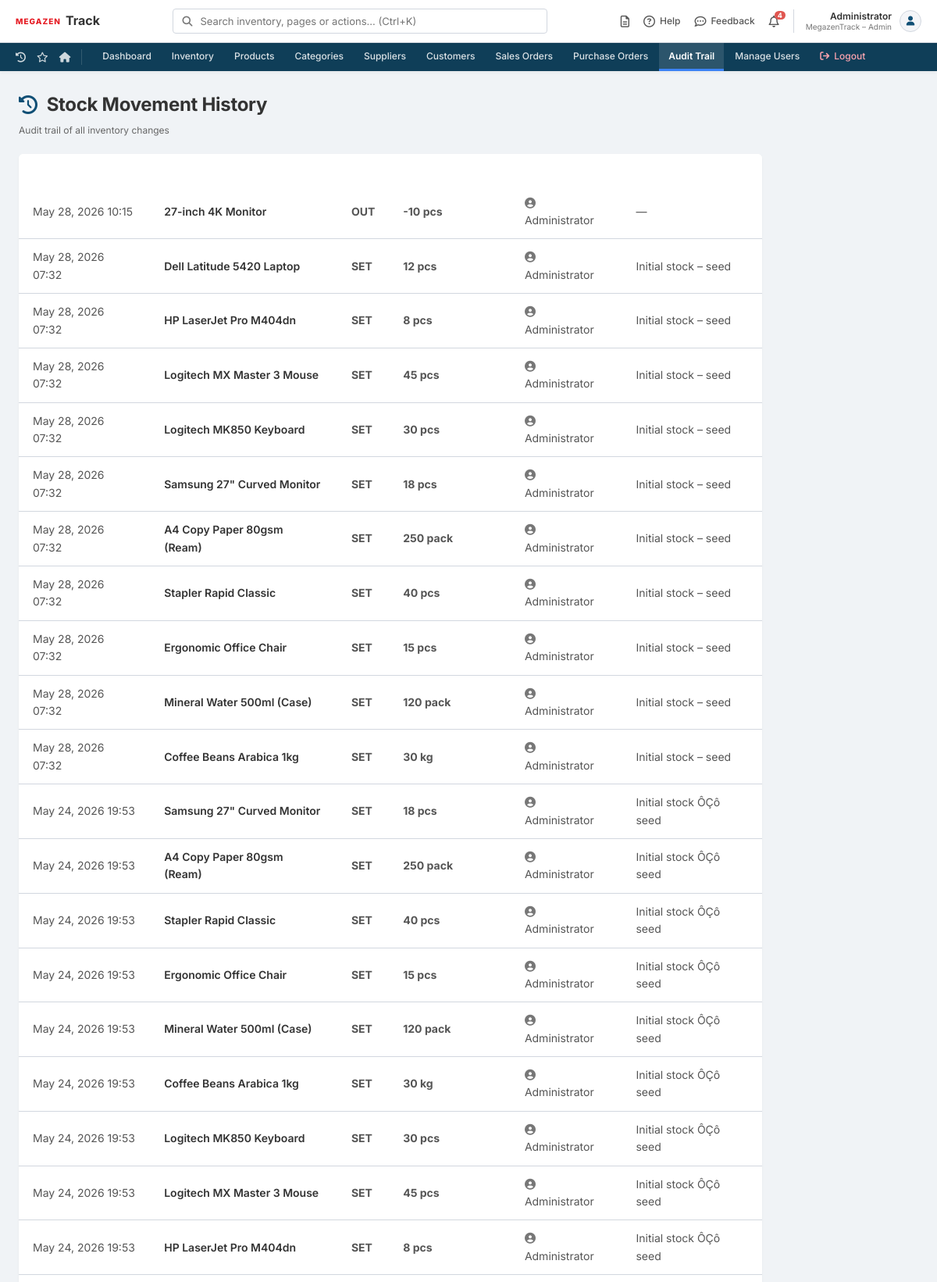
The page /stock_movements.php (signed in, upper part) on the database its author committed.
### tables this page shows
CREATE TABLE `tblstockmovements` (
  `MovementID` int(11) NOT NULL,
  `ProductID` int(11) NOT NULL,
  `CompanyID` int(11) NOT NULL,
  `UserID` int(11) NOT NULL,
  `Type` varchar(20) NOT NULL,
  `Quantity` int(11) NOT NULL,
  `Reason` varchar(100) DEFAULT NULL,
  `CreatedAt` timestamp NOT NULL DEFAULT current_timestamp()
);

CREATE TABLE `tblproducts` (
  `ProductID` int(11) NOT NULL,
  `ProductName` varchar(255) NOT NULL,
  `CategoryID` int(11) DEFAULT NULL,
  `Price` decimal(10,2) NOT NULL,
  `StockQuantity` int(11) NOT NULL DEFAULT 0,
  `Description` text DEFAULT NULL,
  `LastUpdated` datetime DEFAULT current_timestamp() ON UPDATE current_timestamp(),
  `SKU` varchar(50) DEFAULT NULL,
  `UserID` int(11) DEFAULT NULL,
  `Unit` varchar(24) NOT NULL DEFAULT 'pcs',
  `CompanyID` int(11) DEFAULT NULL,
  `ImageURL` varchar(255) DEFAULT NULL
);

CREATE TABLE `tblusers` (
  `UserID` int(11) NOT NULL,
  `FullName` varchar(100) NOT NULL,
  `UserName` varchar(50) NOT NULL,
  `Password` varchar(255) NOT NULL,
  `RoleID` int(11) DEFAULT NULL,
  `CompanyID` int(11) DEFAULT NULL
);

### config.php (called while the page is built, shortened)
<?php
function e($str): string {
    return htmlspecialchars($str ?? '', ENT_QUOTES, 'UTF-8');
}
?>

### stock_movements.php (the view, shortened to what this page needs)
<?php
require 'config.php';
include 'includes/header.php';
include 'includes/navbar.php';
$cid = companyId();
$movementsStmt = $pdo->prepare("
    SELECT m.MovementID, m.Type, m.Quantity, m.Reason, m.CreatedAt,
           p.ProductName, p.Unit,
           u.FullName as UserName
    FROM tblstockmovements m
    JOIN tblproducts p ON p.ProductID = m.ProductID
    JOIN tblusers u ON u.UserID = m.UserID
    WHERE m.CompanyID = ?
    ORDER BY m.CreatedAt DESC
    LIMIT 100
");
$movementsStmt->execute([$cid]);
$movements = $movementsStmt->fetchAll();
?>
<main class="sm-page">
    <div class="header-title page-title">
        <i class="fa-solid fa-clock-rotate-left"></i> Stock Movement History
    </div>
    <div class="subtitle" style="margin-bottom: 20px;">Audit trail of all inventory changes</div>
    <table class="sm-table">
        <thead>
            <tr>
                <th>Date / Time</th>
                <th>Product</th>
                <th>Type</th>
                <th>Quantity</th>
                <th>User</th>
                <th>Reason</th>
            </tr>
        </thead>
        <tbody>
            <?php foreach ($movements as $m):
                $typeClass = strtolower($m['Type']);
                $sign = $m['Type'] === 'OUT' ? '-' : ($m['Type'] === 'IN' ? '+' : '');
            ?>
            <tr>
                <td><?= date('M d, Y H:i', strtotime($m['CreatedAt'])) ?></td>
                <td style="font-weight:600; color:var(--text-primary);"><?= e($m['ProductName']) ?></td>
                <td class="sm-type-<?= $typeClass ?>"><?= e($m['Type']) ?></td>
                <td class="sm-type-<?= $typeClass ?>"><?= $sign . $m['Quantity'] ?> <?= e($m['Unit']) ?></td>
                <td><i class="fa-solid fa-user-circle" style="color:var(--text-muted);"></i> <?= e($m['UserName']) ?></td>
                <td><?= e($m['Reason'] ?: '—') ?></td>
            </tr>
            <?php endforeach; ?>
        </tbody>
    </table>
</main>
<?php include 'includes/footer.php'; ?>

### assets/css/style.css (style rules this page uses)
:root { --teal: #104f75; --teal-dark: #0b3651; --teal-light: rgba(16, 79, 117, 0.08); --violet: #007acc; --violet-dark: #005999; --violet-light: rgba(0, 122, 204, 0.08); --navy: #ffffff; --navy-mid: #f4f5f8; --navy-light: #eaecef; --navy-border: #dcdcdc; --bg: #f0f3f6; --surface: #ffffff; --surface-2: #f8f9fa; --border: #d2d7df; --border-dark: #b0b8c3; --text-primary: #333333; --text-secondary:#555555; --text-muted: #777777; --success: #2c8a4c; --warning: #e67e22; --error: #e05650; --info: #0056b3; --radius-sm: 4px; --radius: 6px; --radius-lg: 8px; --radius-xl: 12px; --shadow-sm: 0 1px 3px rgba(0,0,0,0.05); --shadow: 0 4px 12px rgba(0,0,0,0.04); --shadow-lg: 0 8px 24px rgba(0,0,0,0.06); --glow: 0 0 10px rgba(16, 79, 117, 0.15); --sidebar-w: 0px; --topbar-h: 55px; }
*, *::before, *::after { margin:0; padding:0; box-sizing:border-box; }
html { scroll-behavior: smooth; }
body { font-family: 'Inter', -apple-system, BlinkMacSystemFont, 'Segoe UI', sans-serif; background: var(--bg); color: var(--text-primary); line-height: 1.6; font-size: 15px; overflow-x: hidden; }
main { margin-left: var(--sidebar-w); padding-top: calc(var(--topbar-h) + 28px); padding-left: 32px; padding-right: 32px; padding-bottom: 40px; min-height: 100vh; background: var(--bg); transition: margin-left 0.25s cubic-bezier(0.4, 0, 0.2, 1); }
.header-title { font-size: 28px; font-weight: 800; color: var(--text-primary); letter-spacing: -0.5px; margin-bottom: 6px; display: flex; align-items: center; gap: 12px; background: none; -webkit-background-clip: unset; -webkit-text-fill-color: unset; background-clip: unset; }
.header-title i { color: var(--teal); font-size: 24px; }
.subtitle { font-size: 13px; color: var(--text-muted); text-transform: uppercase; letter-spacing: 1.2px; font-weight: 500; margin-bottom: 24px; }
main { margin-left: 0 !important; padding-top: 115px !important; background: #f0f3f6; min-height: 100vh; }
.header-title { color: #333333 !important; font-size: 24px !important; font-weight: 700 !important; letter-spacing: -0.3px !important; margin-bottom: 4px !important; background: none !important; -webkit-text-fill-color: initial !important; }
.header-title i { color: #104f75 !important; }
.subtitle { font-size: 12px !important; color: #666666 !important; text-transform: none !important; letter-spacing: 0px !important; font-weight: 400 !important; margin-bottom: 20px !important; }

### stock_movements.php (style rules this page uses)
.sm-page { max-width: 1000px; margin: 0 auto; padding: 24px; }
.sm-table { width: 100%; border-collapse: collapse; font-size: 14px; background: white; border-radius: var(--radius); overflow: hidden; box-shadow: var(--shadow-sm); }
.sm-table thead tr { background: var(--navy); }
.sm-table th { padding: 12px 18px; font-size: 10px; font-weight: 700; text-transform: uppercase; letter-spacing: 0.7px; color: rgba(255,255,255,0.75); text-align: left; }
.sm-table td { padding: 12px 18px; border-bottom: 1px solid var(--border); color: var(--text-secondary); vertical-align: middle; }
.sm-type-out { color: #dc2626; font-weight: 700; }
.sm-type-set { color: #2563eb; font-weight: 700; }

### rows shown on the page
tblstockmovements: CreatedAt "May 28, 2026 10:15", ProductID.ProductName "27-inch 4K Monitor", Type "OUT", Type "-", Quantity "10", ProductID.Unit "pcs", UserID.FullName "Administrator", Reason "—"
tblstockmovements: CreatedAt "May 28, 2026 07:32", ProductID.ProductName "Dell Latitude 5420 Laptop", Type "SET", Quantity "12", ProductID.Unit "pcs", UserID.FullName "Administrator", Reason "Initial stock – seed"
tblstockmovements: CreatedAt "May 28, 2026 07:32", ProductID.ProductName "HP LaserJet Pro M404dn", Type "SET", Quantity "8", ProductID.Unit "pcs", UserID.FullName "Administrator", Reason "Initial stock – seed"
tblstockmovements: CreatedAt "May 28, 2026 07:32", ProductID.ProductName "Logitech MX Master 3 Mouse", Type "SET", Quantity "45", ProductID.Unit "pcs", UserID.FullName "Administrator", Reason "Initial stock – seed"
tblstockmovements: CreatedAt "May 28, 2026 07:32", ProductID.ProductName "Logitech MK850 Keyboard", Type "SET", Quantity "30", ProductID.Unit "pcs", UserID.FullName "Administrator", Reason "Initial stock – seed"
tblstockmovements: CreatedAt "May 28, 2026 07:32", ProductID.ProductName "Samsung 27\" Curved Monitor", Type "SET", Quantity "18", ProductID.Unit "pcs", UserID.FullName "Administrator", Reason "Initial stock – seed"
tblstockmovements: CreatedAt "May 28, 2026 07:32", ProductID.ProductName "A4 Copy Paper 80gsm (Ream)", Type "SET", Quantity "250", ProductID.Unit "pack", UserID.FullName "Administrator", Reason "Initial stock – seed"
tblstockmovements: CreatedAt "May 28, 2026 07:32", ProductID.ProductName "Stapler Rapid Classic", Type "SET", Quantity "40", ProductID.Unit "pcs", UserID.FullName "Administrator", Reason "Initial stock – seed"
tblstockmovements: CreatedAt "May 28, 2026 07:32", ProductID.ProductName "Ergonomic Office Chair", Type "SET", Quantity "15", ProductID.Unit "pcs", UserID.FullName "Administrator", Reason "Initial stock – seed"
tblstockmovements: CreatedAt "May 28, 2026 07:32", ProductID.ProductName "Mineral Water 500ml (Case)", Type "SET", Quantity "120", ProductID.Unit "pack", UserID.FullName "Administrator", Reason "Initial stock – seed"
tblstockmovements: CreatedAt "May 28, 2026 07:32", ProductID.ProductName "Coffee Beans Arabica 1kg", Type "SET", Quantity "30", ProductID.Unit "kg", UserID.FullName "Administrator", Reason "Initial stock – seed"
tblstockmovements: CreatedAt "May 24, 2026 19:53", ProductID.ProductName "Samsung 27\" Curved Monitor", Type "SET", Quantity "18", ProductID.Unit "pcs", UserID.FullName "Administrator", Reason "Initial stock ÔÇô seed"
tblstockmovements: CreatedAt "May 24, 2026 19:53", ProductID.ProductName "A4 Copy Paper 80gsm (Ream)", Type "SET", Quantity "250", ProductID.Unit "pack", UserID.FullName "Administrator", Reason "Initial stock ÔÇô seed"
tblstockmovements: CreatedAt "May 24, 2026 19:53", ProductID.ProductName "Stapler Rapid Classic", Type "SET", Quantity "40", ProductID.Unit "pcs", UserID.FullName "Administrator", Reason "Initial stock ÔÇô seed"
tblstockmovements: CreatedAt "May 24, 2026 19:53", ProductID.ProductName "Ergonomic Office Chair", Type "SET", Quantity "15", ProductID.Unit "pcs", UserID.FullName "Administrator", Reason "Initial stock ÔÇô seed"
tblstockmovements: CreatedAt "May 24, 2026 19:53", ProductID.ProductName "Mineral Water 500ml (Case)", Type "SET", Quantity "120", ProductID.Unit "pack", UserID.FullName "Administrator", Reason "Initial stock ÔÇô seed"
tblstockmovements: CreatedAt "May 24, 2026 19:53", ProductID.ProductName "Coffee Beans Arabica 1kg", Type "SET", Quantity "30", ProductID.Unit "kg", UserID.FullName "Administrator", Reason "Initial stock ÔÇô seed"
tblstockmovements: CreatedAt "May 24, 2026 19:53", ProductID.ProductName "Logitech MK850 Keyboard", Type "SET", Quantity "30", ProductID.Unit "pcs", UserID.FullName "Administrator", Reason "Initial stock ÔÇô seed"
tblstockmovements: CreatedAt "May 24, 2026 19:53", ProductID.ProductName "Logitech MX Master 3 Mouse", Type "SET", Quantity "45", ProductID.Unit "pcs", UserID.FullName "Administrator", Reason "Initial stock ÔÇô seed"
tblstockmovements: CreatedAt "May 24, 2026 19:53", ProductID.ProductName "HP LaserJet Pro M404dn", Type "SET", Quantity "8", ProductID.Unit "pcs", UserID.FullName "Administrator", Reason "Initial stock ÔÇô seed"

### other values the page prints
$navLowStockCount "4"
$fullName "Administrator"
roleName($roleId) "Admin"
